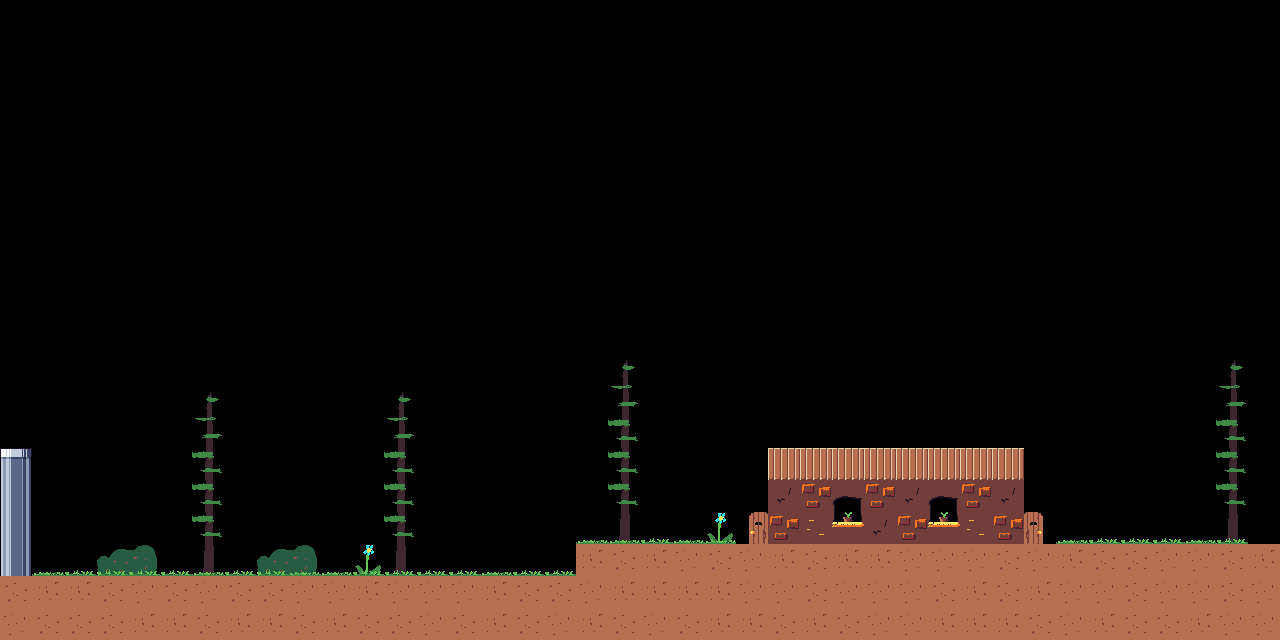

A level layout from a 2D game, rendered from its tile map. Below: a short description, then the map file with its tile-grid data intact:
An orthogonal 40x20 tile map with 32x32 px tiles, 2 tile layers (background, foreground), 2 tilesets and 4 objects (2x sign, entrance, exit).

<map version="1.2" tiledversion="1.2.1" orientation="orthogonal" renderorder="right-down" width="40" height="20" tilewidth="32" tileheight="32" infinite="0" nextlayerid="4" nextobjectid="10">
 <tileset firstgid="1" name="tiles" tilewidth="32" tileheight="32" tilecount="64" columns="8">
  <image source="tiles.png" width="256" height="256" />
  <terraintypes>
   <terrain name="pillars" tile="0" />
   <terrain name="ground" tile="0" />
  </terraintypes>
  <tile id="0" terrain=",,,0">
   <properties>
    <property name="collides" type="bool" value="true" />
   </properties>
  </tile>
  <tile id="1" terrain=",,0,0">
   <properties>
    <property name="collides" type="bool" value="true" />
   </properties>
  </tile>
  <tile id="2" terrain=",,0,">
   <properties>
    <property name="collides" type="bool" value="true" />
   </properties>
  </tile>
  <tile id="3" terrain="0,0,0,">
   <properties>
    <property name="collides" type="bool" value="true" />
   </properties>
  </tile>
  <tile id="4" terrain="0,0,,0">
   <properties>
    <property name="collides" type="bool" value="true" />
   </properties>
  </tile>
  <tile id="5">
   <properties>
    <property name="collides" type="bool" value="true" />
   </properties>
  </tile>
  <tile id="8" terrain=",0,,0">
   <properties>
    <property name="collides" type="bool" value="true" />
   </properties>
  </tile>
  <tile id="9" terrain="0,0,0,0">
   <properties>
    <property name="collides" type="bool" value="true" />
   </properties>
  </tile>
  <tile id="10" terrain="0,,0,">
   <properties>
    <property name="collides" type="bool" value="true" />
   </properties>
  </tile>
  <tile id="11" terrain="0,,0,0">
   <properties>
    <property name="collides" type="bool" value="true" />
   </properties>
  </tile>
  <tile id="12" terrain=",0,0,0">
   <properties>
    <property name="collides" type="bool" value="true" />
   </properties>
  </tile>
  <tile id="13">
   <properties>
    <property name="collides" type="bool" value="true" />
   </properties>
  </tile>
  <tile id="16" terrain=",0,,">
   <properties>
    <property name="collides" type="bool" value="true" />
   </properties>
  </tile>
  <tile id="17" terrain="0,0,,">
   <properties>
    <property name="collides" type="bool" value="true" />
   </properties>
  </tile>
  <tile id="18" terrain="0,,,">
   <properties>
    <property name="collides" type="bool" value="true" />
   </properties>
  </tile>
  <tile id="21">
   <properties>
    <property name="collides" type="bool" value="true" />
   </properties>
  </tile>
  <tile id="24" terrain="1,1,1,1">
   <properties>
    <property name="collides" type="bool" value="true" />
   </properties>
  </tile>
  <tile id="25" terrain="1,1,1,1">
   <properties>
    <property name="collides" type="bool" value="true" />
   </properties>
  </tile>
  <tile id="26" terrain="1,1,1,1">
   <properties>
    <property name="collides" type="bool" value="true" />
   </properties>
  </tile>
  <tile id="27" terrain=",,1,1" />
  <tile id="28" terrain=",,1,1" />
  <tile id="32">
   <properties>
    <property name="collides" type="bool" value="true" />
   </properties>
  </tile>
 </tileset>
 <tileset firstgid="65" name="bgtiles" tilewidth="32" tileheight="32" tilecount="16" columns="4">
  <image source="bgtiles.png" width="128" height="128" />
 </tileset>
 <layer id="1" name="background" width="40" height="20">
  <data encoding="csv">
0,0,0,0,0,0,0,0,0,0,0,0,0,0,0,0,0,0,0,0,0,0,0,0,0,0,0,0,0,0,0,0,0,0,0,0,0,0,0,0,
0,0,0,0,0,0,0,0,0,0,0,0,0,0,0,0,0,0,0,0,0,0,0,0,0,0,0,0,0,0,0,0,0,0,0,0,0,0,0,0,
0,0,0,0,0,0,0,0,0,0,0,0,0,0,0,0,0,0,0,0,0,0,0,0,0,0,0,0,0,0,0,0,0,0,0,0,0,0,0,0,
0,0,0,0,0,0,0,0,0,0,0,0,0,0,0,0,0,0,0,0,0,0,0,0,0,0,0,0,0,0,0,0,0,0,0,0,0,0,0,0,
0,0,0,0,0,0,0,0,0,0,0,0,0,0,0,0,0,0,0,0,0,0,0,0,0,0,0,0,0,0,0,0,0,0,0,0,0,0,0,0,
0,0,0,0,0,0,0,0,0,0,0,0,0,0,0,0,0,0,0,0,0,0,0,0,0,0,0,0,0,0,0,0,0,0,0,0,0,0,0,0,
0,0,0,0,0,0,0,0,0,0,0,0,0,0,0,0,0,0,0,0,0,0,0,0,0,0,0,0,0,0,0,0,0,0,0,0,0,0,0,0,
0,0,0,0,0,0,0,0,0,0,0,0,0,0,0,0,0,0,0,0,0,0,0,0,0,0,0,0,0,0,0,0,0,0,0,0,0,0,0,0,
0,0,0,0,0,0,0,0,0,0,0,0,0,0,0,0,0,0,0,0,0,0,0,0,0,0,0,0,0,0,0,0,0,0,0,0,0,0,0,0,
0,0,0,0,0,0,0,0,0,0,0,0,0,0,0,0,0,0,0,0,0,0,0,0,0,0,0,0,0,0,0,0,0,0,0,0,0,0,0,0,
0,0,0,0,0,0,0,0,0,0,0,0,0,0,0,0,0,0,0,0,0,0,0,0,0,0,0,0,0,0,0,0,0,0,0,0,0,0,0,0,
0,0,0,0,0,0,0,0,0,0,0,0,0,0,0,0,0,0,0,65,0,0,0,0,0,0,0,0,0,0,0,0,0,0,0,0,0,0,65,0,
0,0,0,0,0,0,65,0,0,0,0,0,65,0,0,0,0,0,0,69,0,0,0,0,0,0,0,0,0,0,0,0,0,0,0,0,0,0,69,0,
0,0,0,0,0,0,69,0,0,0,0,0,69,0,0,0,0,0,0,73,0,0,0,0,0,0,0,0,0,0,0,0,0,0,0,0,0,0,73,0,
0,0,0,0,0,0,73,0,0,0,0,0,73,0,0,0,0,0,0,73,0,0,0,0,0,0,0,0,0,0,0,0,0,0,0,0,0,0,73,0,
0,0,0,0,0,0,73,0,0,0,0,0,73,0,0,0,0,0,0,73,0,0,0,0,0,0,0,0,0,0,0,0,0,0,0,0,0,0,73,0,
0,0,0,0,0,0,73,0,0,0,0,0,73,0,0,0,0,0,0,77,0,0,80,0,0,0,0,0,0,0,0,0,0,0,0,0,0,0,77,0,
0,0,0,78,79,0,77,0,78,79,0,80,77,0,0,0,0,0,0,0,0,0,0,0,0,0,0,0,0,0,0,0,0,0,0,0,0,0,0,0,
0,0,0,0,0,0,0,0,0,0,0,0,0,0,0,0,0,0,0,0,0,0,0,0,0,0,0,0,0,0,0,0,0,0,0,0,0,0,0,0,
0,0,0,0,0,0,0,0,0,0,0,0,0,0,0,0,0,0,0,0,0,0,0,0,0,0,0,0,0,0,0,0,0,0,0,0,0,0,0,0
</data>
 </layer>
 <layer id="2" name="foreground" width="40" height="20">
  <data encoding="csv">
0,0,0,0,0,0,0,0,0,0,0,0,0,0,0,0,0,0,0,0,0,0,0,0,0,0,0,0,0,0,0,0,0,0,0,0,0,0,0,0,
0,0,0,0,0,0,0,0,0,0,0,0,0,0,0,0,0,0,0,0,0,0,0,0,0,0,0,0,0,0,0,0,0,0,0,0,0,0,0,0,
0,0,0,0,0,0,0,0,0,0,0,0,0,0,0,0,0,0,0,0,0,0,0,0,0,0,0,0,0,0,0,0,0,0,0,0,0,0,0,0,
0,0,0,0,0,0,0,0,0,0,0,0,0,0,0,0,0,0,0,0,0,0,0,0,0,0,0,0,0,0,0,0,0,0,0,0,0,0,0,0,
0,0,0,0,0,0,0,0,0,0,0,0,0,0,0,0,0,0,0,0,0,0,0,0,0,0,0,0,0,0,0,0,0,0,0,0,0,0,0,0,
0,0,0,0,0,0,0,0,0,0,0,0,0,0,0,0,0,0,0,0,0,0,0,0,0,0,0,0,0,0,0,0,0,0,0,0,0,0,0,0,
0,0,0,0,0,0,0,0,0,0,0,0,0,0,0,0,0,0,0,0,0,0,0,0,0,0,0,0,0,0,0,0,0,0,0,0,0,0,0,0,
0,0,0,0,0,0,0,0,0,0,0,0,0,0,0,0,0,0,0,0,0,0,0,0,0,0,0,0,0,0,0,0,0,0,0,0,0,0,0,0,
0,0,0,0,0,0,0,0,0,0,0,0,0,0,0,0,0,0,0,0,0,0,0,0,0,0,0,0,0,0,0,0,0,0,0,0,0,0,0,0,
0,0,0,0,0,0,0,0,0,0,0,0,0,0,0,0,0,0,0,0,0,0,0,0,0,0,0,0,0,0,0,0,0,0,0,0,0,0,0,0,
0,0,0,0,0,0,0,0,0,0,0,0,0,0,0,0,0,0,0,0,0,0,0,0,0,0,0,0,0,0,0,0,0,0,0,0,0,0,0,0,
0,0,0,0,0,0,0,0,0,0,0,0,0,0,0,0,0,0,0,0,0,0,0,0,0,0,0,0,0,0,0,0,0,0,0,0,0,0,0,0,
0,0,0,0,0,0,0,0,0,0,0,0,0,0,0,0,0,0,0,0,0,0,0,0,0,0,0,0,0,0,0,0,0,0,0,0,0,0,0,0,
0,0,0,0,0,0,0,0,0,0,0,0,0,0,0,0,0,0,0,0,0,0,0,0,0,0,0,0,0,0,0,0,0,0,0,0,0,0,0,0,
6,0,0,0,0,0,0,0,0,0,0,0,0,0,0,0,0,0,0,0,0,0,0,0,33,33,33,33,33,33,33,33,0,0,0,0,0,0,0,0,
14,0,0,0,0,0,0,0,0,0,0,0,0,0,0,0,0,0,0,0,0,0,0,0,43,41,34,41,43,34,41,43,0,0,0,0,0,0,0,0,
14,0,0,0,0,0,0,0,0,0,0,0,0,0,0,0,0,0,29,29,28,29,29,49,41,35,42,43,41,42,35,41,2147483697,29,28,28,28,29,28,0,
14,29,28,28,28,28,29,28,28,29,29,28,28,28,28,29,28,28,25,26,25,27,26,27,25,26,25,25,27,27,27,26,27,25,26,26,27,27,26,25,
26,25,25,26,27,26,27,26,26,27,27,25,27,27,27,25,26,26,27,25,25,25,25,27,27,26,27,27,27,26,25,26,25,27,27,26,27,27,26,27,
27,26,26,26,25,25,26,25,25,26,25,26,26,27,26,25,26,27,25,26,27,26,25,25,26,25,26,27,27,25,25,25,26,27,25,26,26,25,27,27
</data>
 </layer>
 <objectgroup id="3" name="objects">
  <object id="1" name="entrance" gid="7" x="64" y="576" width="64" height="64" />
  <object id="2" name="exit" gid="7" x="1152" y="544" width="64" height="64" />
  <object id="3" name="sign" gid="34" x="480" y="576" width="32" height="32">
   <properties>
    <property name="text" value="Homestead of Champion and Fluffy" />
   </properties>
  </object>
  <object id="9" name="sign" gid="34" x="1056" y="544" width="32" height="32">
   <properties>
    <property name="text">Champion!
You've killed so many of us!
We have taken fluffy!
-Kind regards, Enemy warriors</property>
   </properties>
  </object>
 </objectgroup>
</map>
